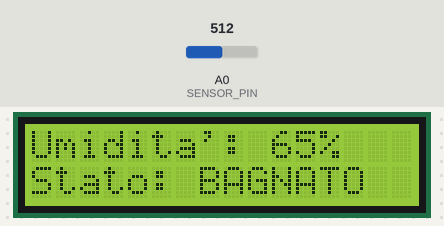
A sketch run on a simulated Arduino Uno, built with avr-gcc and run on an emulated ATmega328P. Parts: 16×2 character LCD. The inputs (shaded band) are chosen by the test bench; at power-on: A0 (SENSOR_PIN) = 512. What the sketch prints to the serial monitor is not drawn.

Above: at 2.7 s.
2.8 s: A0 (SENSOR_PIN) set to 525
At 4.8 s:
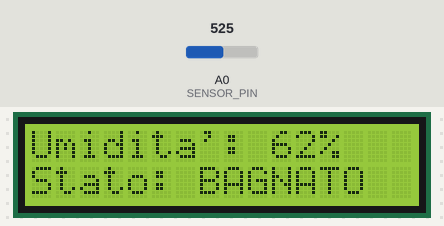
5.1 s: A0 (SENSOR_PIN) set to 549
At 6.1 s:
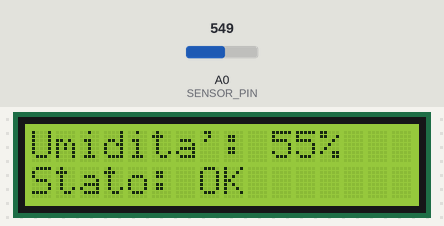
7.1 s: A0 (SENSOR_PIN) set to 670
At 8.8 s:
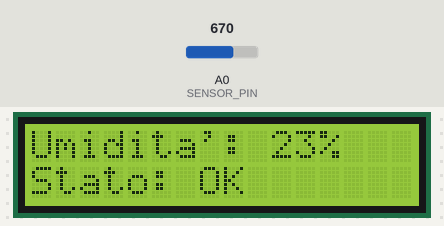
9.1 s: A0 (SENSOR_PIN) set to 696
At 10.5 s:
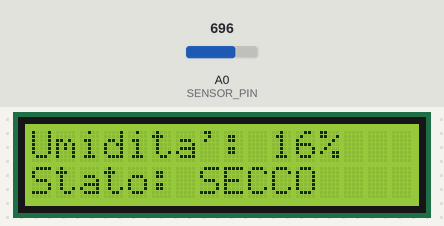
Timing chart, 0 to 12.1 s (numbered marks = the images above; inputs shaded):
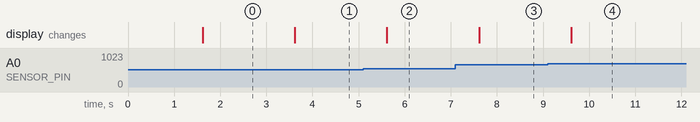

Measured:
- the behaviour switches between 534 and 535 on A0 (SENSOR_PIN) (found by bisection; images 1 and 2)
- the behaviour switches between 682 and 683 on A0 (SENSOR_PIN) (found by bisection; images 3 and 4)
- after the input at 2.8 s, the display: changes after 0.82 s (image 1)
- after the input at 5.1 s, the display: changes after 0.51 s (image 2)
- after the input at 7.1 s, the display: changes after 0.51 s (image 3)
- after the input at 9.1 s, the display: changes after 0.51 s (image 4)

The sketch:

SensoreCapacitivoTerreno.ino
```cpp
/*
  Sensore capacitivo di umidità del terreno + LCD I2C 2x16
  Arduino UNO

  Collegamenti:
  -------------
  Sensore capacitivo umidità terreno:
    VCC  -> 5V         (i sensori capacitivi v1.2 vanno bene anche a 3.3V,
                         ma con 5V il segnale è più "pulito")
    GND  -> GND
    AOUT -> A0          (uscita analogica)

  Display LCD 2x16 con modulo I2C (PCF8574):
    VCC -> 5V
    GND -> GND
    SDA -> A4           (su UNO, I2C è fisso su A4/A5)
    SCL -> A5

  Libreria richiesta (Arduino IDE -> Gestione librerie):
    "LiquidCrystal I2C" di Frank de Brabander

  NOTA SULL'INDIRIZZO I2C:
    La maggior parte dei moduli PCF8574 usa 0x27, alcuni 0x3F.
    Se il display resta muto/vuoto, esegui uno sketch "I2C scanner"
    per trovare l'indirizzo corretto e cambialo qui sotto.
*/

#include <Wire.h>
#include <LiquidCrystal_I2C.h>

#define LCD_ADDR   0x27   // cambia in 0x3F se il tuo modulo usa quell'indirizzo
#define LCD_COLS   16
#define LCD_ROWS   2

#define SENSOR_PIN A0

// Valori di calibrazione: vanno misurati sul TUO sensore specifico.
// Procedura:
//  1) carica questo sketch e apri il Monitor Seriale (9600 baud)
//  2) tieni il sensore all'aria, completamente asciutto -> leggi il valore
//     e mettilo in soglia_secco
//  3) immergi la parte sensibile in un bicchiere d'acqua -> leggi il valore
//     e mettilo in soglia_bagnato
// I sensori capacitivi restituiscono valori PIÙ BASSI quando sono più
// bagnati, quindi soglia_secco > soglia_bagnato.
int soglia_secco = 756;
int soglia_bagnato = 386;

LiquidCrystal_I2C lcd(LCD_ADDR, LCD_COLS, LCD_ROWS);

unsigned long t1;

void setup() {
  Serial.begin(9600);

  lcd.init();
  lcd.backlight();
  lcd.setCursor(0, 0);
  lcd.print("Umidita' suolo");
  delay(1500);
  lcd.clear();
}

void loop() {
  unsigned long now = millis();
  if ( (now-t1) >= 1000l) {
    t1 = now;

    int hum = leggiSensore();

    lcd.setCursor(0, 0);
    lcd.print("Umidita': ");
    lcd.print(hum);
    lcd.print("%    ");

    lcd.setCursor(0, 1);
    lcd.print("Stato: ");
    lcd.print(getLabel(hum));
    lcd.print("     ");
  }

}


int leggiSensore() {
  int raw = analogRead(SENSOR_PIN);
  int perc = map(raw, soglia_secco, soglia_bagnato, 0, 100);
  perc = constrain(perc, 0, 100);

  Serial.print("raw: ");
  Serial.print(raw);
  Serial.print("  ->  ");
  Serial.print(perc);
  Serial.println("%");

  return perc;
}

const char* getLabel(int perc) {
  if (perc < 20) return "SECCO";
  if (perc < 60) return "OK";
  return "BAGNATO";
}
```
